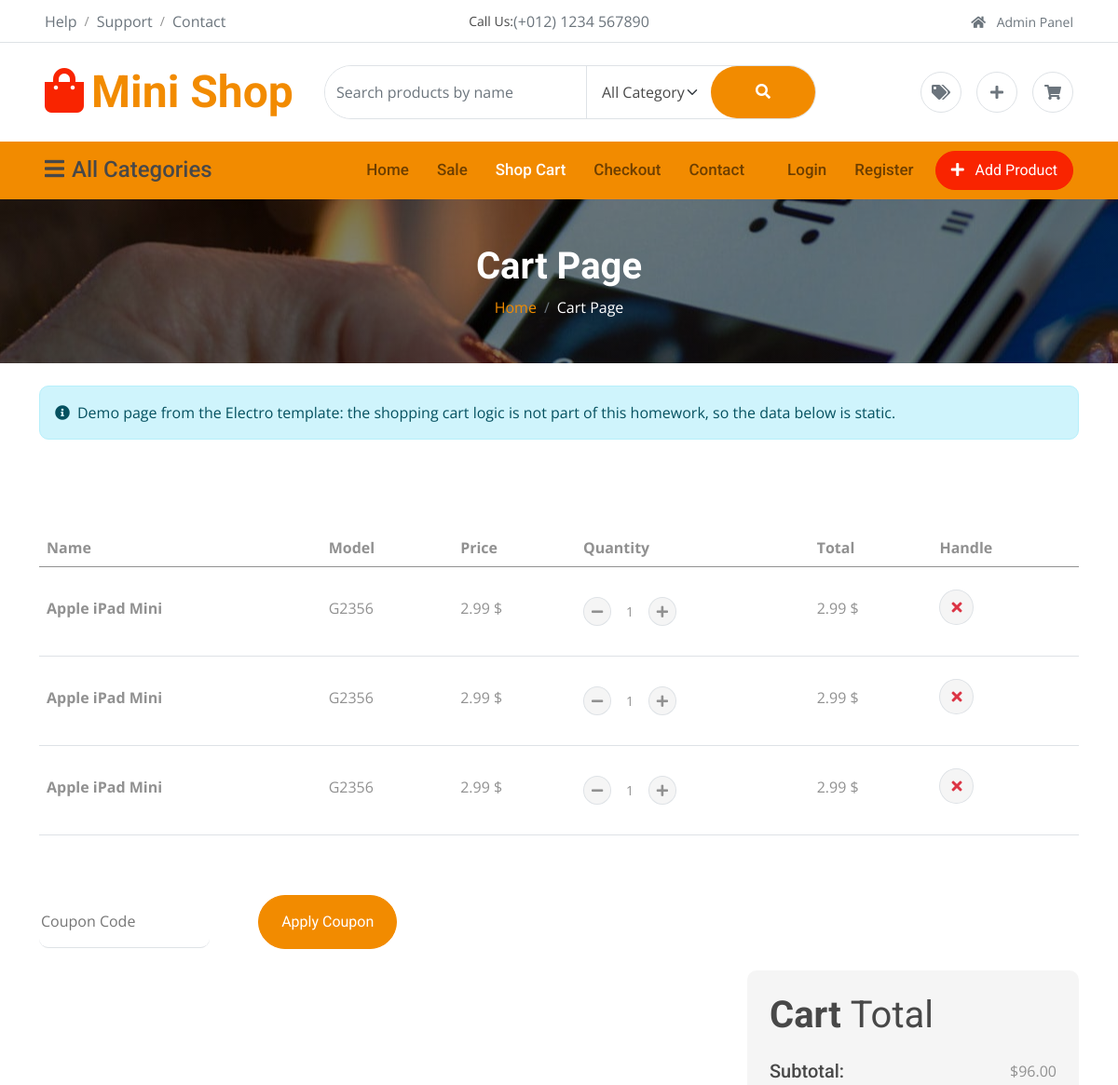
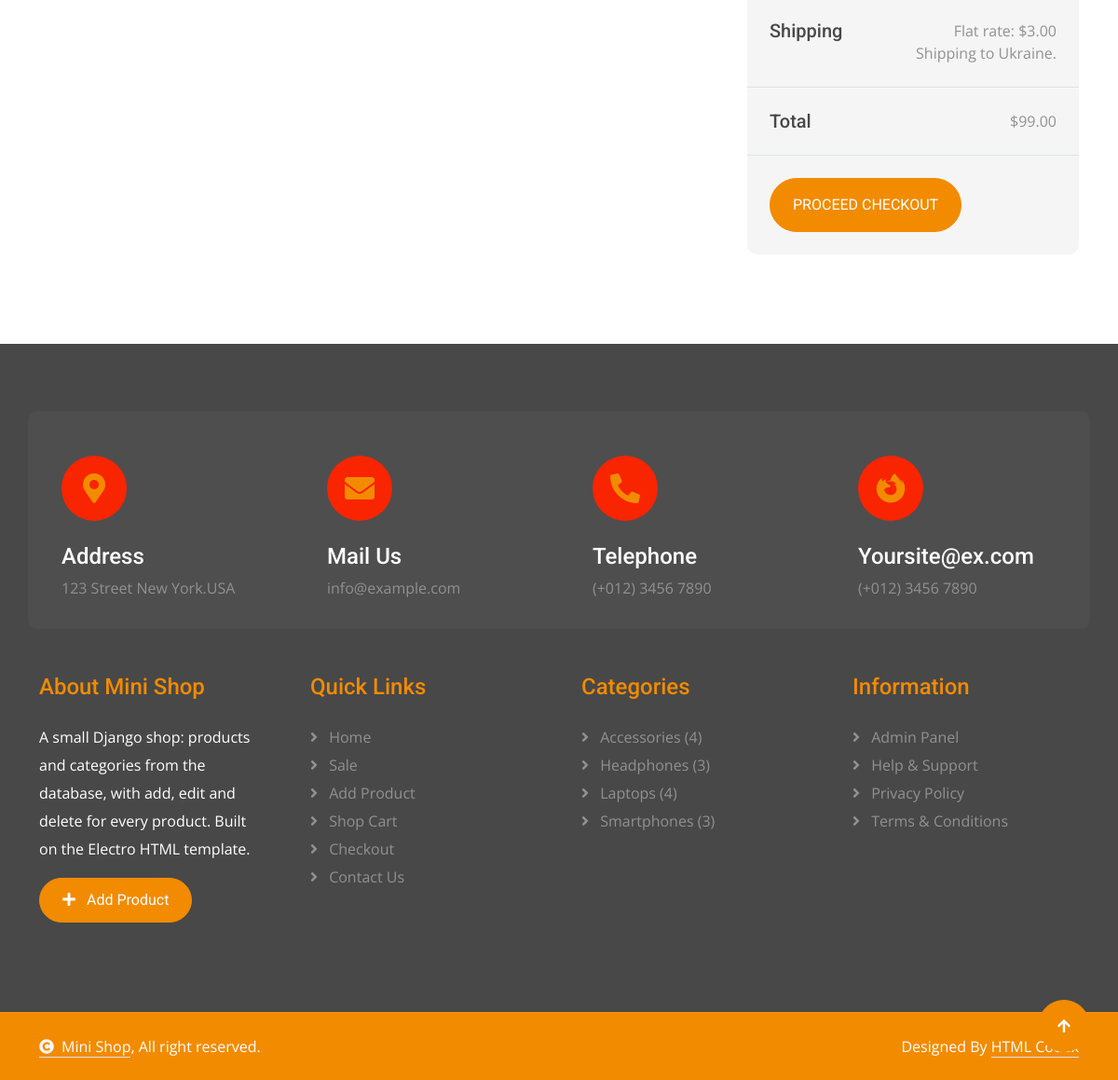
Page /cart/ on the committed database (2 pictures, top to bottom).
### shop/models.py (models this page shows, shortened)
class Category(models.Model):
    name = models.CharField(max_length=100, unique=True)
    description = models.TextField(blank=True)
    class Meta:
        verbose_name_plural = "categories"
        ordering = ["name"]

### shop/views.py (the view)
# urls.py: path("cart/", views.CartView.as_view(), name="cart"),
class CartView(TemplateView):
    template_name = "shop/cart.html"

### shop/context_processors.py (called while the page is built)
def shop_sidebar(request):
    return {
        "categories": get_categories_with_products(),
        "sale_products": (
            Product.objects.filter(has_discount=True)
            .select_related("category")
            .order_by("price")[:3]
        ),
    }

### shop/views.py (called while the page is built)
def get_categories_with_products():
    return (
        Category.objects.annotate(product_count=Count("products"))
        .filter(product_count__gt=0)
        .order_by("name")
    )

### shop/templates/shop/cart.html (shortened to what this page needs)
{% extends "shop/base.html" %}
{% block page_title %}Cart Page{% endblock %}
{% block breadcrumbs %}
    <li class="breadcrumb-item active text-white">Cart Page</li>
{% endblock %}
{% block content %}
        <div class="container pt-4">
            <div class="alert alert-info mb-0"><i class="fas fa-info-circle me-2"></i>Demo page from the Electro template: the shopping cart logic is not part of this homework, so the data below is static.</div>
        </div>
        <div class="container-fluid py-5">
            <div class="container py-5">
                <div class="table-responsive">
                    <table class="table">
                        <thead>
                          <tr>
                            <th scope="col">Name</th>
                            <th scope="col">Model</th>
                            <th scope="col">Price</th>
                            <th scope="col">Quantity</th>
                            <th scope="col">Total</th>
                            <th scope="col">Handle</th>
                          </tr>
                        </thead>
                        <tbody>
                            <tr>
                                <th scope="row">
                                    <p class="mb-0 py-4">Apple iPad Mini</p>
                                </th>
                                <td>
                                    <p class="mb-0 py-4">G2356</p>
                                </td>
                                <td>
                                    <p class="mb-0 py-4">2.99 $</p>
                                </td>
                                <td>
                                    <div class="input-group quantity py-4" style="width: 100px;">
                                        <div class="input-group-btn">
                                            <button class="btn btn-sm btn-minus rounded-circle bg-light border" >
                                            <i class="fa fa-minus"></i>
                                            </button>
                                        </div>
                                        <input type="text" class="form-control form-control-sm text-center border-0" value="1">
                                        <div class="input-group-btn">
                                            <button class="btn btn-sm btn-plus rounded-circle bg-light border">
                                                <i class="fa fa-plus"></i>
                                            </button>
                                        </div>
                                    </div>
                                </td>
                                <td>
                                    <p class="mb-0 py-4">2.99 $</p>
                                </td>
                                <td class="py-4">
                                    <button class="btn btn-md rounded-circle bg-light border" >
                                        <i class="fa fa-times text-danger"></i>
                                    </button>
                                </td>
                            </tr>
                            <tr>
                                <th scope="row">
                                    <p class="mb-0 py-4">Apple iPad Mini</p>
                                </th>
                                <td>
                                    <p class="mb-0 py-4">G2356</p>
                                </td>
                                <td>
                                    <p class="mb-0 py-4">2.99 $</p>
                                </td>
                                <td>
                                    <div class="input-group quantity py-4" style="width: 100px;">
                                        <div class="input-group-btn">
                                            <button class="btn btn-sm btn-minus rounded-circle bg-light border" >
                                            <i class="fa fa-minus"></i>
                                            </button>
                                        </div>
                                        <input type="text" class="form-control form-control-sm text-center border-0" value="1">
                                        <div class="input-group-btn">
                                            <button class="btn btn-sm btn-plus rounded-circle bg-light border">
                                                <i class="fa fa-plus"></i>
                                            </button>
                                        </div>
                                    </div>
                                </td>
                                <td>
                                    <p class="mb-0 py-4">2.99 $</p>
                                </td>
                                <td class="py-4">
                                    <button class="btn btn-md rounded-circle bg-light border" >
                                        <i class="fa fa-times text-danger"></i>
                                    </button>
                                </td>
                            </tr>
                            <tr>
                                <th scope="row">
                                    <p class="mb-0 py-4">Apple iPad Mini</p>
                                </th>
                                <td>
                                    <p class="mb-0 py-4">G2356</p>
                                </td>
                                <td>
                                    <p class="mb-0 py-4">2.99 $</p>
                                </td>
                                <td>
                                    <div class="input-group quantity py-4" style="width: 100px;">
                                        <div class="input-group-btn">
                                            <button class="btn btn-sm btn-minus rounded-circle bg-light border" >
                                            <i class="fa fa-minus"></i>
                                            </button>
                                        </div>
                                        <input type="text" class="form-control form-control-sm text-center border-0" value="1">
                                        <div class="input-group-btn">
                                            <button class="btn btn-sm btn-plus rounded-circle bg-light border">
                                                <i class="fa fa-plus"></i>
                                            </button>
                                        </div>
                                    </div>
                                </td>
                                <td>
                                    <p class="mb-0 py-4">2.99 $</p>
                                </td>
                                <td class="py-4">
                                    <button class="btn btn-md rounded-circle bg-light border" >
                                        <i class="fa fa-times text-danger"></i>
                                    </button>
                                </td>
                            </tr>
                        </tbody>
                    </table>
                </div>
                <div class="mt-5">
                    <input type="text" class="border-0 border-bottom rounded me-5 py-3 mb-4" placeholder="Coupon Code">
                    <button class="btn btn-primary rounded-pill px-4 py-3" type="button">Apply Coupon</button>
                </div>
                <div class="row g-4 justify-content-end">
                    <div class="col-8"></div>
                    <div class="col-sm-8 col-md-7 col-lg-6 col-xl-4">
                        <div class="bg-light rounded">
                            <div class="p-4">
                                <h1 class="display-6 mb-4">Cart <span class="fw-normal">Total</span></h1>
                                <div class="d-flex justify-content-between mb-4">
                                    <h5 class="mb-0 me-4">Subtotal:</h5>
                                    <p class="mb-0">$96.00</p>
                                </div>
                                <div class="d-flex justify-content-between">
                                    <h5 class="mb-0 me-4">Shipping</h5>
                                    <div>
                                        <p class="mb-0">Flat rate: $3.00</p>
                                    </div>
                                </div>
                                <p class="mb-0 text-end">Shipping to Ukraine.</p>
                            </div>
                            <div class="py-4 mb-4 border-top border-bottom d-flex justify-content-between">
                                <h5 class="mb-0 ps-4 me-4">Total</h5>
                                <p class="mb-0 pe-4">$99.00</p>
                            </div>
                            <button class="btn btn-primary rounded-pill px-4 py-3 text-uppercase mb-4 ms-4" type="button">Proceed Checkout</button>
                        </div>
                    </div>
                </div>
            </div>
        </div>
{% endblock %}

### shop/templates/shop/includes/footer.html
<div class="container-fluid footer py-5 wow fadeIn" data-wow-delay="0.2s">
    <div class="container py-5">
        <div class="row g-4 rounded mb-5" style="background: rgba(255, 255, 255, .03);">
            <div class="col-md-6 col-lg-6 col-xl-3">
                <div class="rounded p-4">
                    <div class="rounded-circle bg-secondary d-flex align-items-center justify-content-center mb-4" style="width: 70px; height: 70px;">
                        <i class="fas fa-map-marker-alt fa-2x text-primary"></i>
                    </div>
                    <div>
                        <h4 class="text-white">Address</h4>
                        <p class="mb-2">123 Street New York.USA</p>
                    </div>
                </div>
            </div>
            <div class="col-md-6 col-lg-6 col-xl-3">
                <div class="rounded p-4">
                    <div class="rounded-circle bg-secondary d-flex align-items-center justify-content-center mb-4" style="width: 70px; height: 70px;">
                        <i class="fas fa-envelope fa-2x text-primary"></i>
                    </div>
                    <div>
                        <h4 class="text-white">Mail Us</h4>
                        <p class="mb-2">info@example.com</p>
                    </div>
                </div>
            </div>
            <div class="col-md-6 col-lg-6 col-xl-3">
                <div class="rounded p-4">
                    <div class="rounded-circle bg-secondary d-flex align-items-center justify-content-center mb-4" style="width: 70px; height: 70px;">
                        <i class="fa fa-phone-alt fa-2x text-primary"></i>
                    </div>
                    <div>
                        <h4 class="text-white">Telephone</h4>
                        <p class="mb-2">(+012) 3456 7890</p>
                    </div>
                </div>
            </div>
            <div class="col-md-6 col-lg-6 col-xl-3">
                <div class="rounded p-4">
                    <div class="rounded-circle bg-secondary d-flex align-items-center justify-content-center mb-4" style="width: 70px; height: 70px;">
                        <i class="fab fa-firefox-browser fa-2x text-primary"></i>
                    </div>
                    <div>
                        <h4 class="text-white">Yoursite@ex.com</h4>
                        <p class="mb-2">(+012) 3456 7890</p>
                    </div>
                </div>
            </div>
        </div>
        <div class="row g-5">
            <div class="col-md-6 col-lg-6 col-xl-3">
                <div class="footer-item d-flex flex-column">
                    <h4 class="text-primary mb-4">About Mini Shop</h4>
                    <p class="text-white mb-3">A small Django shop: products and categories from the database, with add, edit and delete for every product. Built on the Electro HTML template.</p>
                    <a href="{% url 'product_create' %}" class="btn btn-primary rounded-pill py-2 px-4 align-self-start"><i class="fa fa-plus me-2"></i> Add Product</a>
                </div>
            </div>
            <div class="col-md-6 col-lg-6 col-xl-3">
                <div class="footer-item d-flex flex-column">
                    <h4 class="text-primary mb-4">Quick Links</h4>
                    <a href="{% url 'home' %}"><i class="fas fa-angle-right me-2"></i> Home</a>
                    <a href="{% url 'sale' %}"><i class="fas fa-angle-right me-2"></i> Sale</a>
                    <a href="{% url 'product_create' %}"><i class="fas fa-angle-right me-2"></i> Add Product</a>
                    <a href="{% url 'cart' %}"><i class="fas fa-angle-right me-2"></i> Shop Cart</a>
                    <a href="{% url 'checkout' %}"><i class="fas fa-angle-right me-2"></i> Checkout</a>
                    <a href="{% url 'contact' %}"><i class="fas fa-angle-right me-2"></i> Contact Us</a>
                </div>
            </div>
            <div class="col-md-6 col-lg-6 col-xl-3">
                <div class="footer-item d-flex flex-column">
                    <h4 class="text-primary mb-4">Categories</h4>
                    {% for category in categories %}
                        <a href="{% url 'category_detail' category.pk %}"><i class="fas fa-angle-right me-2"></i> {{ category.name }} ({{ category.product_count }})</a>
                    {% empty %}
                        <span>No categories yet</span>
                    {% endfor %}
                </div>
            </div>
            <div class="col-md-6 col-lg-6 col-xl-3">
                <div class="footer-item d-flex flex-column">
                    <h4 class="text-primary mb-4">Information</h4>
                    <a href="{% url 'admin:index' %}"><i class="fas fa-angle-right me-2"></i> Admin Panel</a>
                    <a href="{% url 'contact' %}"><i class="fas fa-angle-right me-2"></i> Help &amp; Support</a>
                    <a href="#"><i class="fas fa-angle-right me-2"></i> Privacy Policy</a>
                    <a href="#"><i class="fas fa-angle-right me-2"></i> Terms &amp; Conditions</a>
                </div>
            </div>
        </div>
    </div>
</div>
<div class="container-fluid copyright py-4">
    <div class="container">
        <div class="row g-4 align-items-center">
            <div class="col-md-6 text-center text-md-start mb-md-0">
                <span class="text-white"><a href="{% url 'home' %}" class="border-bottom text-white"><i class="fas fa-copyright text-light me-2"></i>Mini Shop</a>, All right reserved.</span>
            </div>
            <div class="col-md-6 text-center text-md-end text-white">
                Designed By <a class="border-bottom text-white" href="https://htmlcodex.com">HTML Codex</a>
            </div>
        </div>
    </div>
</div>

### shop/static/shop/css/style.css (style rules this page uses)
.btn { font-weight: 600; transition: .5s; }
.btn.btn-primary { background: var(--bs-primary) !important; color: var(--bs-white) !important; font-family: 'Roboto', sans-serif; font-weight: 400; transition: 0.5s; }
.footer { background: var(--bs-dark); }
.footer .footer-item a { line-height: 30px; color: var(--bs-body); transition: 0.5s; }
.footer .footer-item p { line-height: 30px; }
.copyright { border-top: 1px solid rgba(255, 255, 255, 0.08); background: var(--bs-primary) !important; }

### rows in the picture
Category: name "Accessories", product_count "4"
Category: name "Headphones", product_count "3"
Category: name "Laptops", product_count "4"
Category: name "Smartphones", product_count "3"
